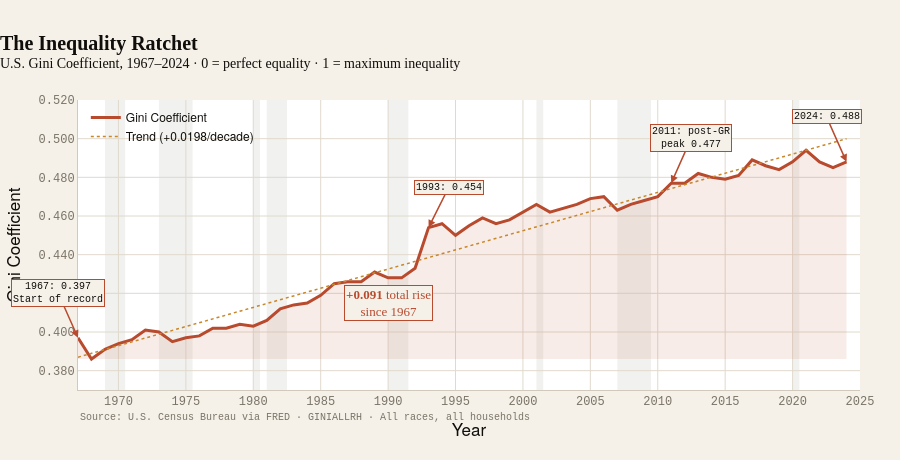

The notebook cell saved with this chart:
### Markdown cell above
---
## Visualization 3 — "The Inequality Ratchet"
**Static annotated line chart · Light background**

The Gini coefficient is the most widely used single measure of income inequality.
Zero means perfect equality; one means total concentration.
The U.S. Gini has risen in almost every decade since 1967.

> **The ratchet**: Inequality rose during recessions and rarely came back down.
> Each crisis — 1973 oil shock, 1980s Volcker recessions, 2001 dot-com bust,
> 2008 Great Recession — left the distribution a little more unequal than before.

### Code cell
fig3 = go.Figure()

gini_clean = gini.dropna()
years_g = gini_clean.index.tolist()
vals_g  = gini_clean.values.tolist()

# ── Area fill ─────────────────────────────────────────────────
fig3.add_trace(go.Scatter(
    x=years_g + years_g[::-1],
    y=vals_g + [min(vals_g)] * len(years_g),
    fill='toself',
    fillcolor=C.red_fill,
    line=dict(width=0),
    showlegend=False, hoverinfo='skip',
))

# ── Gini line ─────────────────────────────────────────────────
fig3.add_trace(go.Scatter(
    x=years_g,
    y=vals_g,
    mode='lines',
    name='Gini Coefficient',
    line=dict(color=C.red, width=3),
    hovertemplate='<b>%{x}</b><br>Gini: %{y:.3f}<extra></extra>',
))

# ── Trend line (OLS) ─────────────────────────────────────────
x_arr = np.array(years_g)
y_arr = np.array(vals_g)
m, b  = np.polyfit(x_arr, y_arr, 1)
trend = m * x_arr + b
fig3.add_trace(go.Scatter(
    x=years_g, y=trend.tolist(),
    mode='lines',
    name=f'Trend (+{m*10:.4f}/decade)',
    line=dict(color=C.gold, width=1.5, dash='dot'),
    hoverinfo='skip',
))

# ── Key event annotations ─────────────────────────────────────
events = [
    (1967, 0.397, '1967: 0.397<br>Start of record', -20, -45),
    (1993, 0.454, '1993: 0.454', 20, -40),
    (2011, 0.477, '2011: post-GR<br>peak 0.477', 20, -45),
    (last_gini_yr, float(gini.loc[last_gini_yr]),
     f'{last_gini_yr}: {float(gini.loc[last_gini_yr]):.3f}', -20, -45),
]
for yr, val, text, ax, ay in events:
    if yr in gini_clean.index:
        fig3.add_annotation(
            x=yr, y=val,
            text=text,
            showarrow=True, arrowhead=2, arrowcolor=C.red,
            arrowwidth=1.5,
            font=dict(size=10, color=C.text, family=THEME['font_mono']),
            bgcolor=THEME['background'],
            bordercolor=C.red, borderwidth=1,
            ax=ax, ay=ay,
        )

# ── Annotate total change ─────────────────────────────────────
total_rise = float(gini_clean.iloc[-1]) - float(gini_clean.iloc[0])
fig3.add_annotation(
    x=1990, y=0.415,
    text=f'<b>+{total_rise:.3f}</b> total rise<br>since 1967',
    showarrow=False,
    font=dict(size=13, color=C.red, family=THEME['font']),
    bgcolor=THEME['background'],
    bordercolor=C.red, borderwidth=1,
)

add_recession_bands(fig3)
apply_theme(fig3)

fig3.update_layout(
    title=dict(
        text='<b>The Inequality Ratchet</b><br>'
             '<sup>U.S. Gini Coefficient, 1967–2024 · '
             '0 = perfect equality · 1 = maximum inequality</sup>',
        font=dict(size=THEME['font_size']['lg'], family=THEME['font']),
    ),
    xaxis=dict(title='Year', range=[1967, last_gini_yr + 1],
               tickmode='linear', dtick=5),
    yaxis=dict(
        title='Gini Coefficient',
        range=[0.37, 0.52],
        tickformat='.3f',
    ),
    showlegend=True,
    legend=dict(x=0.01, y=0.99, xanchor='left', yanchor='top'),
    height=460,
    margin=dict(t=100, b=70, l=70, r=40),
)

watermark(fig3, 'Source: U.S. Census Bureau via FRED · GINIALLRH · '
                'All races, all households')
fig3.show()

gini_1967 = float(gini.loc[1967])
gini_last = float(gini.loc[last_gini_yr])
print(f"\n── Gini summary ──────────────────────────────────────────────────")
print(f"  1967 : {gini_1967:.3f}")
print(f"  {last_gini_yr}: {gini_last:.3f}")
print(f"  Rise : +{gini_last - gini_1967:.3f}  over {last_gini_yr-1967} years")
print(f"  Trend: +{m*10:.4f} per decade  (OLS fit)")
print(f"  Years declining: {sum(1 for i in range(1, len(vals_g)) if vals_g[i] < vals_g[i-1])}"
      f" of {len(vals_g)-1}")

### Figure 1 — Plotly figure (JSON) as saved in the notebook; plotly's stock layout.template omitted (floating-point values rounded to 4 significant figures)
{"data": [{"fill": "toself", "fillcolor": "rgba(184, 74, 46, 0.10)", "hoverinfo": "skip", "line": {"width": 0}, "showlegend": false, "type": "scatter", "x": [1967, 1968, 1969, 1970, 1971, 1972, 1973, 1974, 1975, 1976, 1977, 1978, 1979, 1980, 1981, 1982, 1983, 1984, 1985, 1986, 1987, 1988, 1989, 1990, 1991, 1992, 1993, 1994, 1995, 1996, 1997, 1998, 1999, 2000, 2001, 2002, 2003, 2004, 2005, 2006, 2007, 2008, 2009, 2010, 2011, 2012, 2013, 2014, 2015, 2016, 2017, 2018, 2019, 2020, 2021, 2022, 2023, 2024, 2024, 2023, 2022, 2021, 2020, 2019, 2018, 2017, 2016, 2015, 2014, 2013, 2012, 2011, 2010, 2009, 2008, 2007, 2006, 2005, 2004, 2003, 2002, 2001, 2000, 1999, 1998, 1997, 1996, 1995, 1994, 1993, 1992, 1991, 1990, 1989, 1988, 1987, 1986, 1985, 1984, 1983, 1982, 1981, 1980, 1979, 1978, 1977, 1976, 1975, 1974, 1973, 1972, 1971, 1970, 1969, 1968, 1967], "y": [0.397, 0.386, 0.391, 0.394, 0.396, 0.401, 0.4, 0.395, 0.397, 0.398, 0.402, 0.402, 0.404, 0.403, 0.406, 0.412, 0.414, 0.415, 0.419, 0.425, 0.426, 0.426, 0.431, 0.428, 0.428, 0.433, 0.454, 0.456, 0.45, 0.455, 0.459, 0.456, 0.458, 0.462, 0.466, 0.462, 0.464, 0.466, 0.469, 0.47, 0.463, 0.466, 0.468, 0.47, 0.477, 0.477, 0.482, 0.48, 0.479, 0.481, 0.489, 0.486, 0.484, 0.488, 0.494, 0.488, 0.485, 0.488, 0.386, 0.386, 0.386, 0.386, 0.386, 0.386, 0.386, 0.386, 0.386, 0.386, 0.386, 0.386, 0.386, 0.386, 0.386, 0.386, 0.386, 0.386, 0.386, 0.386, 0.386, 0.386, 0.386, 0.386, 0.386, 0.386, 0.386, 0.386, 0.386, 0.386, 0.386, 0.386, 0.386, 0.386, 0.386, 0.386, 0.386, 0.386, 0.386, 0.386, 0.386, 0.386, 0.386, 0.386, 0.386, 0.386, 0.386, 0.386, 0.386, 0.386, 0.386, 0.386, 0.386, 0.386, 0.386, 0.386, 0.386, 0.386]}, {"hovertemplate": "<b>%{x}</b><br>Gini: %{y:.3f}<extra></extra>", "line": {"color": "#B84A2E", "width": 3}, "mode": "lines", "name": "Gini Coefficient", "type": "scatter", "x": [1967, 1968, 1969, 1970, 1971, 1972, 1973, 1974, 1975, 1976, 1977, 1978, 1979, 1980, 1981, 1982, 1983, 1984, 1985, 1986, 1987, 1988, 1989, 1990, 1991, 1992, 1993, 1994, 1995, 1996, 1997, 1998, 1999, 2000, 2001, 2002, 2003, 2004, 2005, 2006, 2007, 2008, 2009, 2010, 2011, 2012, 2013, 2014, 2015, 2016, 2017, 2018, 2019, 2020, 2021, 2022, 2023, 2024], "y": [0.397, 0.386, 0.391, 0.394, 0.396, 0.401, 0.4, 0.395, 0.397, 0.398, 0.402, 0.402, 0.404, 0.403, 0.406, 0.412, 0.414, 0.415, 0.419, 0.425, 0.426, 0.426, 0.431, 0.428, 0.428, 0.433, 0.454, 0.456, 0.45, 0.455, 0.459, 0.456, 0.458, 0.462, 0.466, 0.462, 0.464, 0.466, 0.469, 0.47, 0.463, 0.466, 0.468, 0.47, 0.477, 0.477, 0.482, 0.48, 0.479, 0.481, 0.489, 0.486, 0.484, 0.488, 0.494, 0.488, 0.485, 0.488]}, {"hoverinfo": "skip", "line": {"color": "#C8872A", "dash": "dot", "width": 1.5}, "mode": "lines", "name": "Trend (+0.0198/decade)", "type": "scatter", "x": [1967, 1968, 1969, 1970, 1971, 1972, 1973, 1974, 1975, 1976, 1977, 1978, 1979, 1980, 1981, 1982, 1983, 1984, 1985, 1986, 1987, 1988, 1989, 1990, 1991, 1992, 1993, 1994, 1995, 1996, 1997, 1998, 1999, 2000, 2001, 2002, 2003, 2004, 2005, 2006, 2007, 2008, 2009, 2010, 2011, 2012, 2013, 2014, 2015, 2016, 2017, 2018, 2019, 2020, 2021, 2022, 2023, 2024], "y": [0.387, 0.389, 0.3909, 0.3929, 0.3949, 0.3969, 0.3989, 0.4008, 0.4028, 0.4048, 0.4068, 0.4088, 0.4108, 0.4127, 0.4147, 0.4167, 0.4187, 0.4207, 0.4227, 0.4246, 0.4266, 0.4286, 0.4306, 0.4326, 0.4345, 0.4365, 0.4385, 0.4405, 0.4425, 0.4445, 0.4464, 0.4484, 0.4504, 0.4524, 0.4544, 0.4564, 0.4583, 0.4603, 0.4623, 0.4643, 0.4663, 0.4682, 0.4702, 0.4722, 0.4742, 0.4762, 0.4782, 0.4801, 0.4821, 0.4841, 0.4861, 0.4881, 0.49, 0.492, 0.494, 0.496, 0.498, 0.5]}], "layout": {"annotations": [{"arrowcolor": "#B84A2E", "arrowhead": 2, "arrowwidth": 1.5, "ax": -20, "ay": -45, "bgcolor": "#F5F0E8", "bordercolor": "#B84A2E", "borderwidth": 1, "font": {"color": "#0F0E0B", "family": "DM Mono, JetBrains Mono, Courier New, monospace", "size": 10}, "showarrow": true, "text": "1967: 0.397<br>Start of record", "x": 1967, "y": 0.397}, {"arrowcolor": "#B84A2E", "arrowhead": 2, "arrowwidth": 1.5, "ax": 20, "ay": -40, "bgcolor": "#F5F0E8", "bordercolor": "#B84A2E", "borderwidth": 1, "font": {"color": "#0F0E0B", "family": "DM Mono, JetBrains Mono, Courier New, monospace", "size": 10}, "showarrow": true, "text": "1993: 0.454", "x": 1993, "y": 0.454}, {"arrowcolor": "#B84A2E", "arrowhead": 2, "arrowwidth": 1.5, "ax": 20, "ay": -45, "bgcolor": "#F5F0E8", "bordercolor": "#B84A2E", "borderwidth": 1, "font": {"color": "#0F0E0B", "family": "DM Mono, JetBrains Mono, Courier New, monospace", "size": 10}, "showarrow": true, "text": "2011: post-GR<br>peak 0.477", "x": 2011, "y": 0.477}, {"arrowcolor": "#B84A2E", "arrowhead": 2, "arrowwidth": 1.5, "ax": -20, "ay": -45, "bgcolor": "#F5F0E8", "bordercolor": "#B84A2E", "borderwidth": 1, "font": {"color": "#0F0E0B", "family": "DM Mono, JetBrains Mono, Courier New, monospace", "size": 10}, "showarrow": true, "text": "2024: 0.488", "x": 2024, "y": 0.488}, {"bgcolor": "#F5F0E8", "bordercolor": "#B84A2E", "borderwidth": 1, "font": {"color": "#B84A2E", "family": "Playfair Display, Georgia, serif", "size": 13}, "showarrow": false, "text": "<b>+0.091</b> total rise<br>since 1967", "x": 1990, "y": 0.415}, {"align": "left", "font": {"color": "#7A7468", "family": "DM Mono, JetBrains Mono, Courier New, monospace", "size": 10}, "showarrow": false, "text": "Source: U.S. Census Bureau via FRED · GINIALLRH · All races, all households", "x": 0, "xref": "paper", "y": -0.12, "yref": "paper"}], "colorway": ["#2A6FAF", "#B84A2E", "#C8872A", "#2A7C6F", "#7B4FA6", "#C87028", "#7A7468"], "font": {"color": "#0F0E0B", "family": "DM Sans, Helvetica Neue, Arial, sans-serif", "size": 14}, "height": 460, "hoverlabel": {"bgcolor": "#FFFFFF", "bordercolor": "#D0C9BC", "font": {"color": "#0F0E0B", "family": "DM Sans, Helvetica Neue, Arial, sans-serif", "size": 12}}, "legend": {"bgcolor": "rgba(0,0,0,0)", "bordercolor": "rgba(0,0,0,0)", "font": {"color": "#0F0E0B", "family": "DM Sans, Helvetica Neue, Arial, sans-serif", "size": 12}, "x": 0.01, "xanchor": "left", "y": 0.99, "yanchor": "top"}, "margin": {"b": 70, "l": 70, "r": 40, "t": 100}, "paper_bgcolor": "#F5F0E8", "plot_bgcolor": "#FFFFFF", "shapes": [{"fillcolor": "rgba(122,116,104,0.10)", "layer": "below", "line": {"width": 0}, "type": "rect", "x0": 1960, "x1": 1962.0, "xref": "x", "y0": 0, "y1": 1, "yref": "y domain"}, {"fillcolor": "rgba(122,116,104,0.10)", "layer": "below", "line": {"width": 0}, "type": "rect", "x0": 1969, "x1": 1970.0, "xref": "x", "y0": 0, "y1": 1, "yref": "y domain"}, {"fillcolor": "rgba(122,116,104,0.10)", "layer": "below", "line": {"width": 0}, "type": "rect", "x0": 1973, "x1": 1976.0, "xref": "x", "y0": 0, "y1": 1, "yref": "y domain"}, {"fillcolor": "rgba(122,116,104,0.10)", "layer": "below", "line": {"width": 0}, "type": "rect", "x0": 1980, "x1": 1980.0, "xref": "x", "y0": 0, "y1": 1, "yref": "y domain"}, {"fillcolor": "rgba(122,116,104,0.10)", "layer": "below", "line": {"width": 0}, "type": "rect", "x0": 1981, "x1": 1982.0, "xref": "x", "y0": 0, "y1": 1, "yref": "y domain"}, {"fillcolor": "rgba(122,116,104,0.10)", "layer": "below", "line": {"width": 0}, "type": "rect", "x0": 1990, "x1": 1992.0, "xref": "x", "y0": 0, "y1": 1, "yref": "y domain"}, {"fillcolor": "rgba(122,116,104,0.10)", "layer": "below", "line": {"width": 0}, "type": "rect", "x0": 2001, "x1": 2002.0, "xref": "x", "y0": 0, "y1": 1, "yref": "y domain"}, {"fillcolor": "rgba(122,116,104,0.10)", "layer": "below", "line": {"width": 0}, "type": "rect", "x0": 2007, "x1": 2010.0, "xref": "x", "y0": 0, "y1": 1, "yref": "y domain"}, {"fillcolor": "rgba(122,116,104,0.10)", "layer": "below", "line": {"width": 0}, "type": "rect", "x0": 2020, "x1": 2020.0, "xref": "x", "y0": 0, "y1": 1, "yref": "y domain"}], "showlegend": true, "title": {"font": {"color": "#0F0E0B", "family": "Playfair Display, Georgia, serif", "size": 20}, "pad": {"l": 0}, "text": "<b>The Inequality Ratchet</b><br><sup>U.S. Gini Coefficient, 1967–2024 · 0 = perfect equality · 1 = maximum inequality</sup>", "x": 0, "xanchor": "left"}, "xaxis": {"dtick": 5, "gridcolor": "#E0D9CE", "linecolor": "#D0C9BC", "range": [1967, 2025], "tickcolor": "#D0C9BC", "tickfont": {"color": "#7A7468", "family": "DM Mono, JetBrains Mono, Courier New, monospace", "size": 12}, "tickmode": "linear", "title": {"text": "Year"}, "zerolinecolor": "#E0D9CE"}, "yaxis": {"gridcolor": "#E0D9CE", "linecolor": "#D0C9BC", "range": [0.37, 0.52], "tickcolor": "#D0C9BC", "tickfont": {"color": "#7A7468", "family": "DM Mono, JetBrains Mono, Courier New, monospace", "size": 12}, "tickformat": ".3f", "title": {"text": "Gini Coefficient"}, "zerolinecolor": "#E0D9CE"}}}
